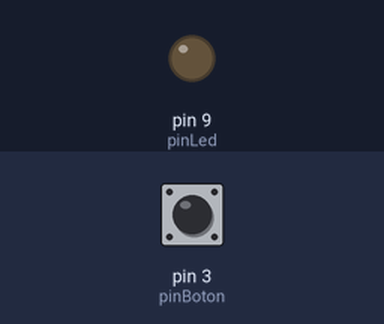
This sketch was run on a simulated Arduino Uno, built with avr-gcc and run on an emulated ATmega328P. On the bench: output pins drawn as LEDs (lit = HIGH). The inputs (shaded band) are chosen by the test bench; at power-on: pin 3 (pinBoton) HIGH.

Above: at 1.2 s.
1.3 s: pin 3 (pinBoton) pulled LOW for 0.15 s
At 1.37 s:
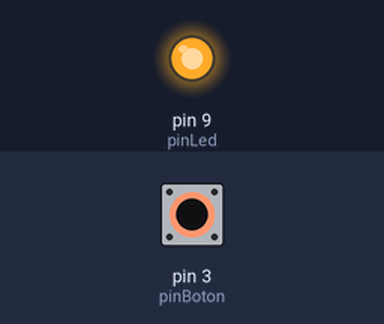
2.9 s: pin 3 (pinBoton) pulled LOW for 3.2 s
At 6.7 s:
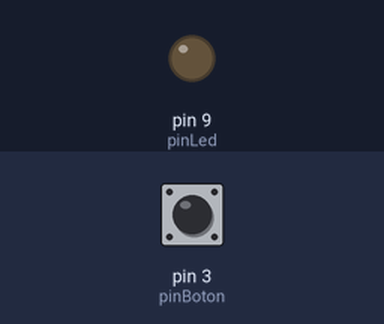
Timing chart, 0 to 8.2 s (numbered marks = the images above; inputs shaded):
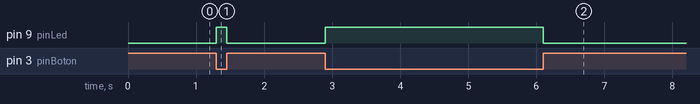

The sketch:

JoystickLedButton.ino
```cpp
/*
*  Documentación del programa
*  Autore: David Prieto
*  Fecha: 28/02/2021
*  Código referencia: https://github.com/d-prieto/arduinoCourse/edit/main/Variaciones%20de%20Joystick.md
*  Descripción del programa:
*  Hardware necesario:
*/

//Includes

//Definiciones de constantes de pines
const int pinBoton = 3;
const int pinEjeY = A1;
const int pinEjeX = A0;

const int pinLed = 9;

//Definición de variables globales

 int estadoBoton = 1;

void setup() {
//inicializaciones
  pinMode(pinBoton, INPUT);
  digitalWrite(pinBoton, HIGH);
  Serial.begin(9600);
  pinMode(pinLed, OUTPUT);
//código que se ejecuta solo una vez. Calibraciones
}

void loop() {
 estadoBoton= digitalRead(pinBoton);
 if (estadoBoton == LOW){
  digitalWrite(pinLed, HIGH);
 }
 else{
  digitalWrite(pinLed, LOW);
 }
}
```

Measured:
- after the input at 1.3 s, pin 9 (pinLed): LOW → HIGH at once, → LOW 0.15 s later
- after the input at 2.9 s, pin 9 (pinLed): LOW → HIGH at once, → LOW 3.2 s later
